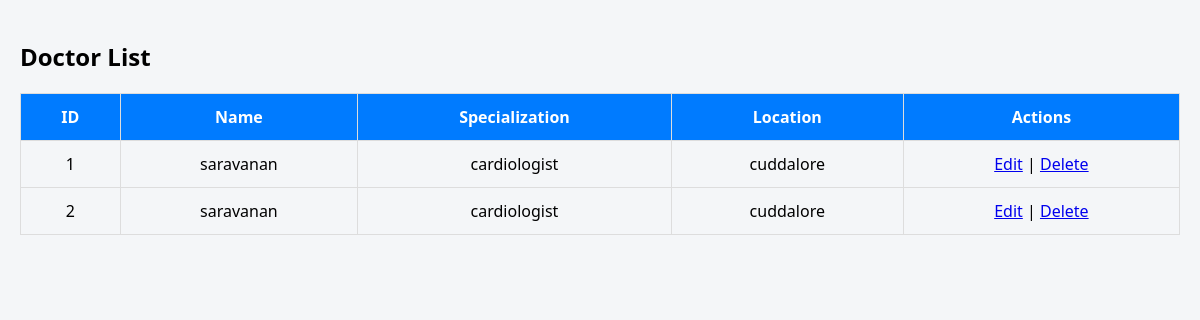
Page /view_doctors on the committed database.
### models.py (models this page shows)
class Doctor(db.Model):
    id = db.Column(db.Integer, primary_key=True)
    id_no = db.Column(db.String(20), unique=True)
    name = db.Column(db.String(100), nullable=False)
    specialization = db.Column(db.String(100), nullable=False)
    location = db.Column(db.String(100), nullable=False)

### app.py (the view)
@app.route('/view_doctors')
def view_doctors():
    doctors = Doctor.query.all()
    return render_template('view_doctor.html', doctors=doctors)

### templates/view_doctor.html (shortened to what this page needs)
<!DOCTYPE html>
<html>
<head>
    <link rel="stylesheet" href="{{ url_for('static', filename='view_doctor.css') }}">
</head>
<body>
    <h2>Doctor List</h2>
    <table border="1">
        <tr>
            <th>ID</th>
            <th>Name</th>
            <th>Specialization</th>
            <th>Location</th>
            <th>Actions</th>
        </tr>
        {% for doctor in doctors %}
        <tr>
            <td>{{ doctor.id }}</td>
            <td>{{ doctor.name }}</td>
            <td>{{ doctor.specialization }}</td>
            <td>{{ doctor.location }}</td>
            <td>
                <a href="/edit_doctor/{{ doctor.id }}">Edit</a> |
                <a href="/delete_doctor/{{ doctor.id }}" onclick="return confirm('Are you sure?')">Delete</a>
            </td>
        </tr>
        {% endfor %}
    </table>
</body>
</html>

### static/view_doctor.css (style rules this page uses)
body { font-family: 'Segoe UI', sans-serif; background-color: #f4f6f8; margin: 0; padding: 20px; }
table { width: 100%; border-collapse: collapse; margin-top: 20px; }
th, td { border: 1px solid #ddd; padding: 12px; text-align: center; }
th { background-color: #007BFF; color: white; }

### rows in the picture
Doctor: id "1", name "saravanan", specialization "cardiologist", location "cuddalore"
Doctor: id "2", name "saravanan", specialization "cardiologist", location "cuddalore"
